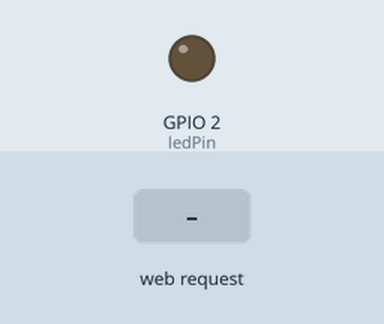
The sketch below on a simulated ESP32. Parts: output pins drawn as LEDs (lit = HIGH). Inputs (shaded band) come from the test bench. WiFi joins after 1.5 s; servers stay silent unless stated; what the sketch prints to the serial monitor is not drawn.

Above: at 2.7 s.
2.8 s: HTTP request GET /set?b=1 received
At 3.9 s:
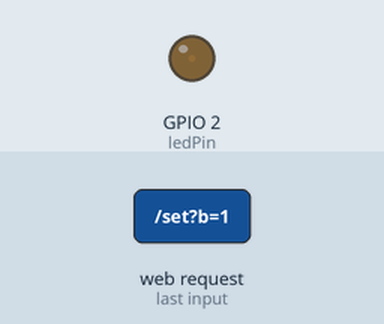
4.3 s: HTTP request GET /set?b=120 received
At 5.1 s:
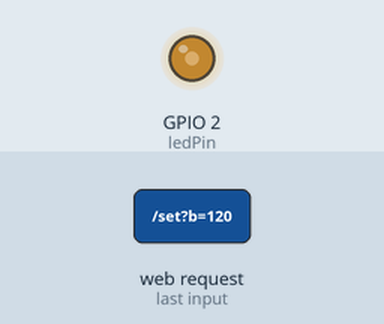
Timing chart, 0 to 7.3 s (numbered marks = the images above; inputs shaded):
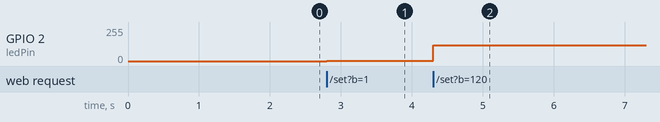

The sketch:

web_dimmer.ino
```cpp
#include <WiFi.h>
#include <WebServer.h>

// 替换为你自己的2.4G WiFi，不能是5G、不能中文名称
const char* wifi_ssid = "qaz";
const char* wifi_pwd = "123456789";

WebServer server(80);
const uint8_t ledPin = 2;
int led_bright = 0;

// 关键：HTML页面必须定义在全局（所有函数外部），避免栈内存溢出
const char html_page[] PROGMEM = R"HTML(
<!DOCTYPE html>
<html lang="zh-CN">
<head>
<meta charset="utf-8">
<title>ESP32网页调光</title>
<style>
body{text-align:center;margin-top:100px;font-size:24px;}
input{width:85%;height:32px;margin-top:20px;}
</style>
</head>
<body>
<h2>PWM无极调光控制器</h2>
<p>当前亮度：<span id="num">0</span></p>
<input type="range" min="0" max="255" value="0" oninput="send(this.value)">
<script>
function send(val){
  document.getElementById("num").innerText = val;
  fetch("/set?b="+val);
}
</script>
</body>
</html>
)HTML";

// 首页接口
void rootPage()
{
  server.send_P(200, "text/html", html_page);
}

// 亮度调节接口
void setBrightness()
{
  if(server.hasArg("b"))
  {
    led_bright = server.arg("b").toInt();
    analogWrite(ledPin, led_bright);
  }
  server.send(200, "text/plain", "OK");
}

void setup()
{
  Serial.begin(115200);
  pinMode(ledPin, OUTPUT);
  analogWrite(ledPin, 0);

  // 连接WiFi
  WiFi.begin(wifi_ssid, wifi_pwd);
  while(WiFi.status() != WL_CONNECTED)
  {
    delay(500);
    Serial.print(".");
  }
  Serial.print("\nWiFi连接成功,设备IP:");
  Serial.println(WiFi.localIP());

  // 绑定网页路由
  server.on("/", rootPage);
  server.on("/set", setBrightness);
  server.begin();
}

void loop()
{
  server.handleClient();
}
```

Measured:
- after the input at 2.8 s, GPIO 2 (ledPin): 0/255 → 1/255 at once
- after the input at 4.3 s, GPIO 2 (ledPin): 1/255 → 120/255 at once
